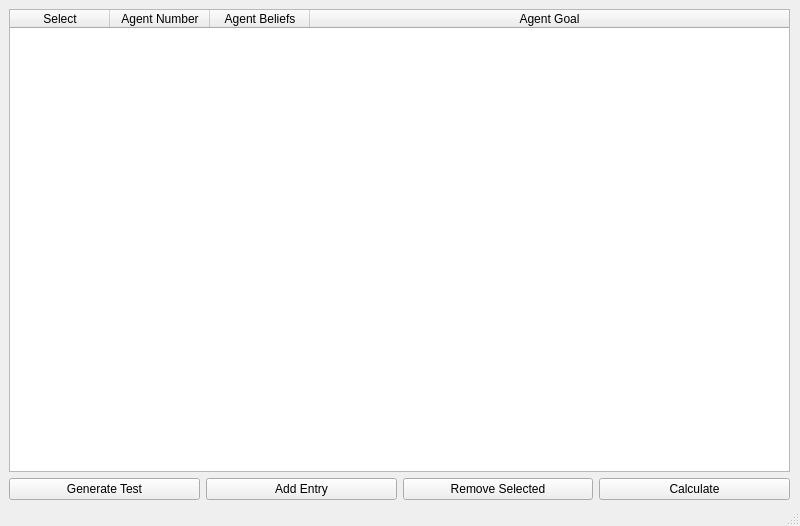
<?xml version="1.0" encoding="UTF-8"?>
<ui version="4.0">
 <class>MainWindow</class>
 <widget class="QMainWindow" name="MainWindow">
  <property name="geometry">
   <rect>
    <x>0</x>
    <y>0</y>
    <width>800</width>
    <height>526</height>
   </rect>
  </property>
  <property name="windowTitle">
   <string>Belief Announcement Solver</string>
  </property>
  <property name="unifiedTitleAndToolBarOnMac">
   <bool>false</bool>
  </property>
  <widget class="QWidget" name="centralwidget">
   <widget class="QWidget" name="verticalLayoutWidget">
    <property name="geometry">
     <rect>
      <x>9</x>
      <y>9</y>
      <width>781</width>
      <height>491</height>
     </rect>
    </property>
    <layout class="QVBoxLayout" name="verticalLayout">
     <item>
      <widget class="QTableWidget" name="data_table">
       <property name="showGrid">
        <bool>true</bool>
       </property>
       <property name="cornerButtonEnabled">
        <bool>true</bool>
       </property>
       <property name="rowCount">
        <number>0</number>
       </property>
       <property name="columnCount">
        <number>4</number>
       </property>
       <attribute name="horizontalHeaderVisible">
        <bool>true</bool>
       </attribute>
       <attribute name="horizontalHeaderCascadingSectionResizes">
        <bool>true</bool>
       </attribute>
       <attribute name="horizontalHeaderHighlightSections">
        <bool>false</bool>
       </attribute>
       <attribute name="horizontalHeaderStretchLastSection">
        <bool>true</bool>
       </attribute>
       <attribute name="verticalHeaderVisible">
        <bool>false</bool>
       </attribute>
       <attribute name="verticalHeaderHighlightSections">
        <bool>false</bool>
       </attribute>
       <column>
        <property name="text">
         <string>Select</string>
        </property>
       </column>
       <column>
        <property name="text">
         <string>Agent Number</string>
        </property>
       </column>
       <column>
        <property name="text">
         <string>Agent Beliefs</string>
        </property>
       </column>
       <column>
        <property name="text">
         <string>Agent Goal</string>
        </property>
       </column>
      </widget>
     </item>
     <item>
      <layout class="QHBoxLayout" name="horizontalLayout">
       <item>
        <widget class="QPushButton" name="generate_test">
         <property name="text">
          <string>Generate Test</string>
         </property>
        </widget>
       </item>
       <item>
        <widget class="QPushButton" name="add_entry">
         <property name="text">
          <string>Add Entry</string>
         </property>
        </widget>
       </item>
       <item>
        <widget class="QPushButton" name="remove_entry">
         <property name="text">
          <string>Remove Selected</string>
         </property>
        </widget>
       </item>
       <item>
        <widget class="QPushButton" name="calculate_announcement">
         <property name="text">
          <string>Calculate</string>
         </property>
        </widget>
       </item>
      </layout>
     </item>
    </layout>
   </widget>
  </widget>
  <widget class="QStatusBar" name="statusbar"/>
 </widget>
 <resources/>
 <connections/>
</ui>
